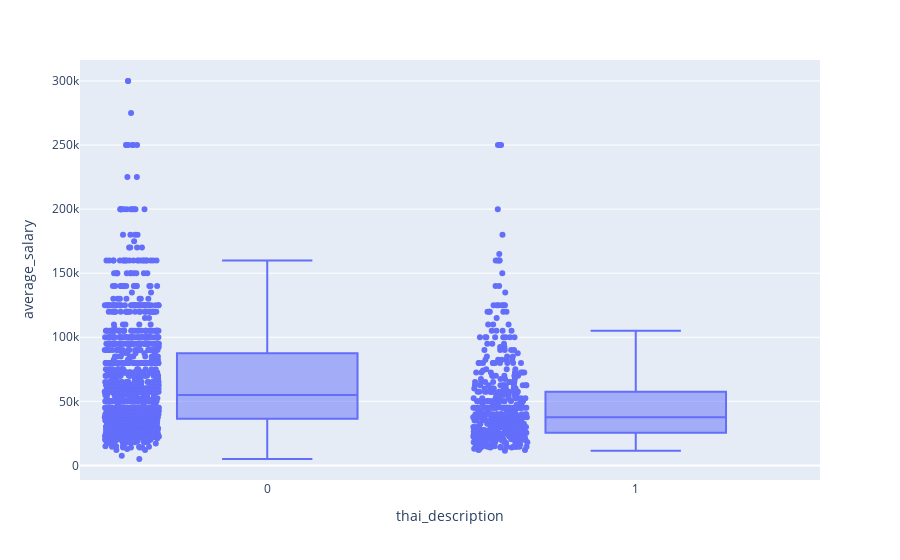

Notebook code cell kept with this figure:
### Code cell
fig = px.box(jobs_df, x="thai_description", y="average_salary",points="all")
fig.show()

### Figure 1 — Plotly figure (JSON) as saved in the notebook; plotly's stock layout.template omitted (floating-point values rounded to 4 significant figures; data arrays with more than 128 entries replaced by an {"elided": "..."} marker saying what was removed)
{"data": [{"alignmentgroup": "True", "boxpoints": "all", "hovertemplate": "thai_description=%{x}<br>average_salary=%{y}<extra></extra>", "legendgroup": "", "marker": {"color": "#636efa"}, "name": "", "notched": false, "offsetgroup": "", "orientation": "v", "showlegend": false, "type": "box", "x": {"elided": "1872 int values"}, "x0": " ", "xaxis": "x", "y": {"elided": "1872 int values"}, "y0": " ", "yaxis": "y"}], "layout": {"boxmode": "group", "legend": {"tracegroupgap": 0}, "margin": {"t": 60}, "xaxis": {"anchor": "y", "domain": [0, 1], "title": {"text": "thai_description"}}, "yaxis": {"anchor": "x", "domain": [0, 1], "title": {"text": "average_salary"}}}}
